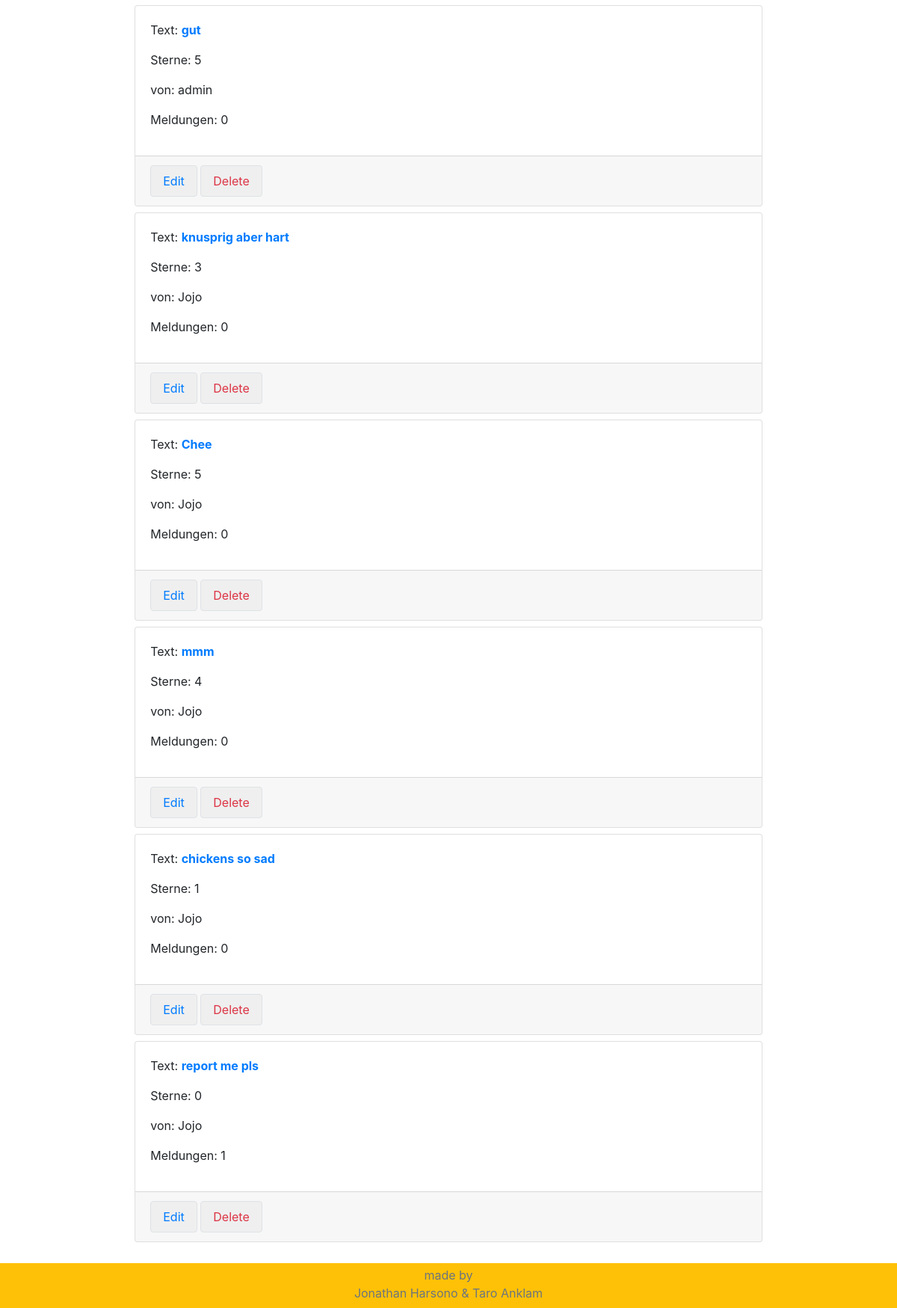
The app's page /customerservice/manage/comment/ (signed in, lower part), older data.
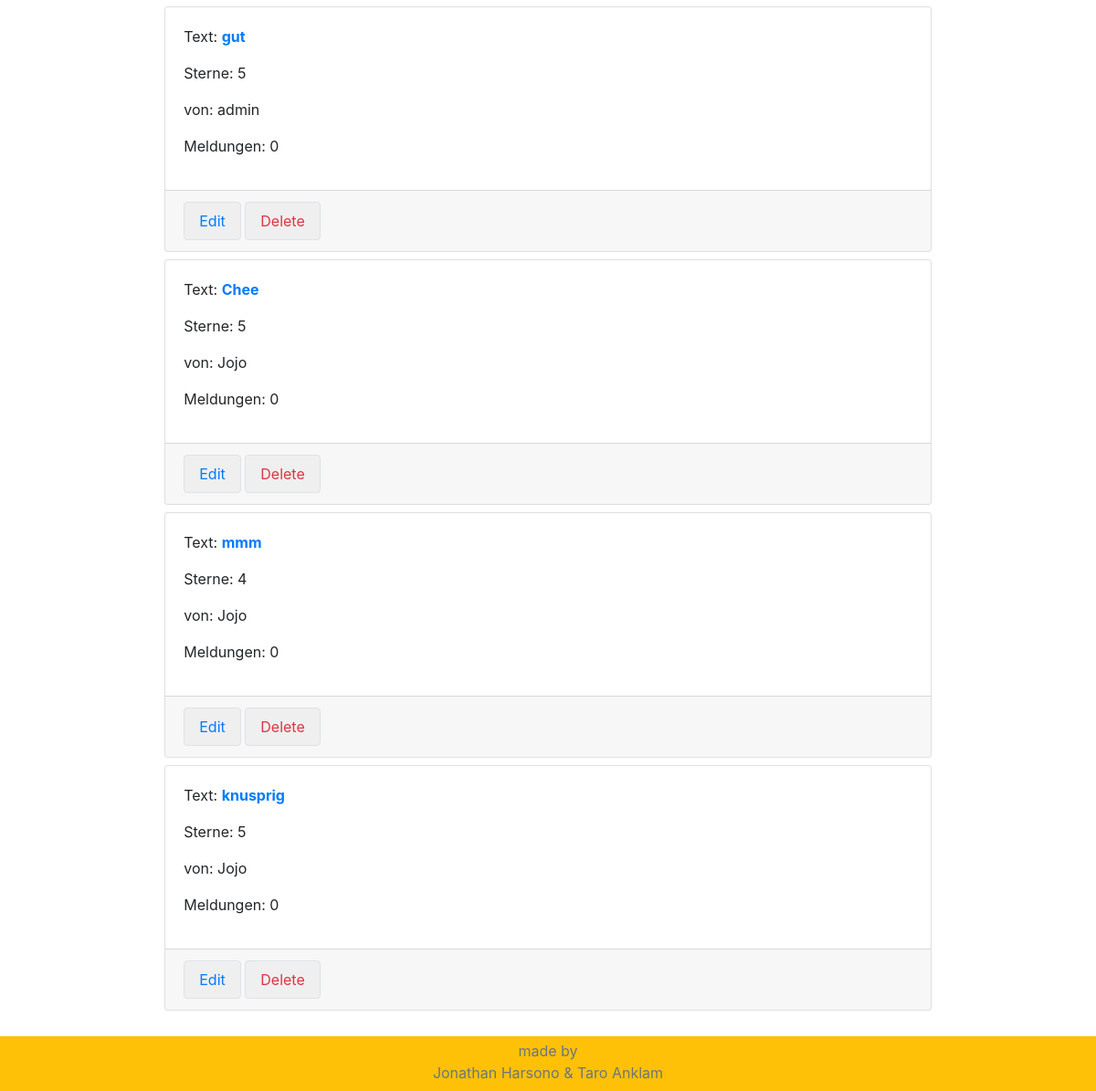
The same page, newer data.
### Snacks/models.py (models this page shows, shortened)
class Comment(models.Model):
    STERN_BEWERTUNG = [tuple([x, x]) for x in range(0, 6)]
    text = models.TextField(max_length=500)
    sternbewertung = models.IntegerField(choices=STERN_BEWERTUNG, default=5)
    poster = models.ForeignKey(settings.AUTH_USER_MODEL,
                               on_delete=models.CASCADE,
                               related_name='Poster',
                               related_query_name='Posters'
                               )
    timestamp = models.DateTimeField(auto_now_add=True)
    snack = models.ForeignKey(Snack, on_delete=models.CASCADE)
    class Meta:
        ordering = ['timestamp']
        verbose_name = 'Comment'
        verbose_name_plural = 'Comments'
    def get_reports_count(self):
        reports = Report.objects.filter(comment=self)
        return len(reports)

### Useradmin/models.py (models this page shows, shortened)
class MyUser(AbstractUser):
    USER_TYPES = [
        ('SU', 'superuser'),
        ('CS', 'customer service'),
        ('CU', 'customer'),
    ]
    date_of_birth = models.DateField(default=get_date_20_years_ago())  # Default is 20 years old
    profile_picture = models.ImageField(upload_to='profile_pictures/', blank=True, null=True)
    some_file = models.FileField(upload_to='uploaded_files/', blank=True, null=True)
    type = models.CharField(max_length=2,
                            choices=USER_TYPES,
                            default='CU')
    def is_superuser_or_staff(self):
        return self.is_superuser or self.is_staff
    def can_delete(self):
        return self.is_superuser_or_staff()
    def count_shopping_cart_items(self):
        count = 0
        if self.is_authenticated:
            shopping_carts = ShoppingCart.objects.filter(benutzer=self)
            if shopping_carts:
                shopping_cart = shopping_carts.first()
                count = shopping_cart.get_number_of_items()
            else:
                ShoppingCart.objects.create(benutzer=self)
        return count

### Customerservice/views.py (the view, shortened to what this page needs)
# urls.py: path('manage/comment/', views.comment_manage_view, name='comment-manage'),
def comment_manage_view(request):
    all_the_comments = Comment.objects.all()
    can_delete = False
    myuser = request.user
    delete_button_clicked = False
    the_comment = 0
    the_id = 0
    if not myuser.is_anonymous:
        can_delete = myuser.can_delete()
    context = {
        'all_the_comments': all_the_comments,
        'can_delete': can_delete,
        'delete_button_clicked': delete_button_clicked,
        'the_comment': the_comment
    }
    return render(request, 'comment-manage.html', context)

### Shoppingcart/models.py (called while the page is built)
    def get_number_of_items(self):
        number_of_items = 0
        shopping_cart_items = ShoppingCartItem.objects.filter(shopping_cart=self)
        for item in shopping_cart_items:
            number_of_items += item.menge
        return number_of_items

### Customerservice/templates/comment-manage.html (shortened to what this page needs)
{% extends 'home.html' %}
{% load static %}
{% block content %}
    {% if user.is_authenticated %}
        {% if not can_delete %}
            You are not authorized to manage comments.<br><br>
        {% else %}
            <div class="col-12 my-4">
                <div class="w-75 mx-auto">
                    <div class="row mx-auto">
                        {% if delete_button_clicked %}
                            <div class="col-12">
                                <div class="card m-1">
                                    <div class="card-body">
                                        <p>Text: <a
                                                href="{% url 'snack-detail' the_comment.snack.id %}"><b>{{ the_comment.text }}</b></a>
                                        </p>
                                        <p>Sterne: {{ the_comment.sternbewertung }}</p>
                                        <p>von: {{ the_comment.poster.username }}</p>
                                        <p>Meldungen:
                                            {{ the_comment.get_reports_count }}</p>
                                    </div>
                                    {% if can_delete %}
                                        <div class="card-footer">
                                            <form method="POST">
                                                {% csrf_token %}
                                                <input type="hidden" id="comment_id" name="comment_id"
                                                       value="{{ the_comment.id }}">
                                                <p><b>Are you sure?</b></p>
                                                <button class="border rounded btn-outline-danger px-3 py-2" type="submit" name="yes">Delete</button>
                                                <button class="border rounded btn-outline-dark px-3 py-2" type="submit" name="no">Cancel</button>
                                            </form>
                                        </div>
                                    {% endif %}
                                </div>
                            </div>
                        {% else %}
                            {% for comment in all_the_comments %}
                                <div class="col-12">
                                    <div class="card m-1">
                                        <div class="card-body">
                                            <p>Text: <a
                                                    href="{% url 'snack-detail' comment.snack.id %}"><b>{{ comment.text }}</b></a>
                                            </p>
                                            <p>Sterne: {{ comment.sternbewertung }}</p>
                                            <p>von: {{ comment.poster.username }}</p>
                                            <p>Meldungen: {{ comment.get_reports_count }}</p>
                                        </div>
                                        {% if can_delete %}
                                            <div class="card-footer">
                                                <form method="POST">
                                                    <button class="border rounded btn-outline-primary px-3 py-2"
                                                            type="submit" name="edit">Edit
                                                    </button>
                                                    <button class="border rounded btn-outline-danger px-3 py-2"
                                                            type="submit" name="delete">Delete
                                                    </button>
                                                </form>
                                            </div>
                                        {% endif %}
                                    </div>
                                </div>
                            {% endfor %}
                        {% endif %}
                    </div>
                </div>
            </div>
        {% endif %}
    {% endif %}
{% endblock %}

Row changes from the older to the newer data that the page shows:
removed Comment: text "knusprig aber hart", sternbewertung "3", poster.username "Jojo", get_reports_count "0"
removed Comment: text "chickens so sad", sternbewertung "1", poster.username "Jojo", get_reports_count "0"
removed Comment: text "report me pls", sternbewertung "0", poster.username "Jojo", get_reports_count "1"
added Comment: text "knusprig", sternbewertung "5", poster.username "Jojo", get_reports_count "0"
